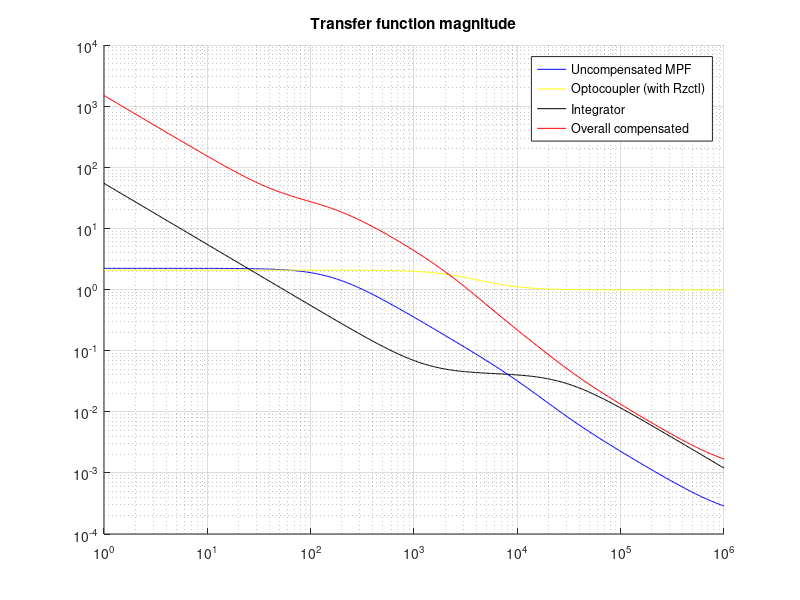
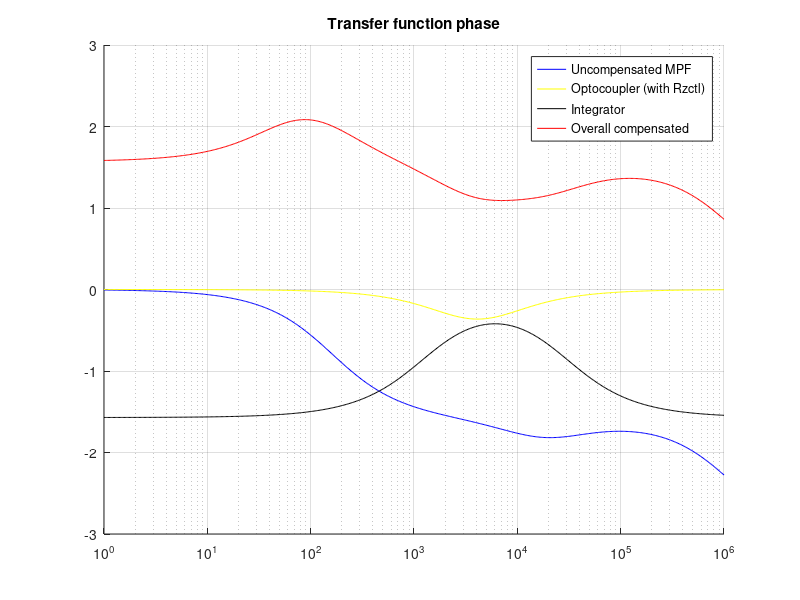

The MATLAB script that drew these images, in order:
%% chosen component values from E48 series if possible

close all
clc
clear
% Input characteristics
Vinmin=36
Vinmax=57

% Nominal and maximum output characteristics
Voutnom=3.3
Ioutmax=0.25

% maximum output ripple 2 %
Vr=Voutnom*0.02

% Controller bias power
Pbiasmax=12*1.2e-3;

% DC output power
Pdcoutmax=Voutnom*Ioutmax;
% Flyback max output power
Poutmax=Pdcoutmax+Pbiasmax;
Rlmin=Voutnom/Ioutmax;
% Min output current/power = 0 (=> DCM)

Mvdcmin=Voutnom/Vinmax;
Mvdcmax=Voutnom/Vinmin;
% target efficiency
etaFB=0.85
% assumed duty cycle at CCM/DCM boundary
Dbmax=0.3

Npsmin=etaFB*Dbmax/((1-Dbmax)*Mvdcmax);
% => 3.9740
% Chosen primary:secondary winding relationship
% (1-10):(2-9):(3-8):(5-4) 1:2.5:0.75:7.5
%  5 V    AUX   3.3   In
Nps=10

%target PWM frequency
freqnom=2e5

% resistor for selecting frequency in control circuit
Rfrs=17250/200;
% => 86.25
Rfrs=86.6e3

% Maximum magnetizing inductance for DCM
Lmmax=Nps^2*Rlmin*(1-Dbmax)^2/(2*freqnom)
% => 0.0016170
% matching PoE trafo: Epcos EFD 15 B
% Chosen input winding inductance
Lp=100e-6

% actual min duty cycle
Dmin=Mvdcmin*sqrt(2*freqnom*Lp/(etaFB*Rlmin))
% actual max duty cycle
Dmax=Mvdcmax*sqrt(2*freqnom*Lp/(etaFB*Rlmin))

% diLmmax for DCM(?)
diLmmax=Nps*Voutnom*(1-Dmin)/(freqnom*Lp)
Idcfbmax=Poutmax/(Vinmin*etaFB)
Ipristep=Idcfbmax/Dmax
Iprimpeak=Ipristep*2

% Maximum device stresses
Ismmax=Dmin*Vinmax/(freqnom*Lp)
Idmmax=Nps*Ismmax
Vdmmax=Vinmax/Nps+Voutnom
% Maximum switch voltage without leakage spike
%Vsmmax=Vinmax+Nps*Voutnom

% Voltage spike at transistor turnoff
% trafo leakage inductance (max)
Ll=3e-6;
% trafo primary winding resistance (max)
Rp=0.05;
% trafo secondary winding resistance (max)
Rs=0.43;
% trafo stray input capacitance (estimated)
Cp=10e-12;

% transistor output capacitonce (Vgs=0, Vds=25)
Coss=27e-12;

omegao=1/sqrt(Ll*(Coss+Cp));
freqring=omegao/(2*pi)
% characteristic impedance of ringing (input) circuit
Zo=sqrt(Ll/(Coss+Cp));
Vspike=Ismmax*Zo
Vsmmax=Vinmax+Nps*Voutnom+Vspike

% ringing power loss
Pring=freqnom*Ll*Ismmax^2/2;

% Output filter capacitors
% assuming rc=20mOhm
rc=20e-3;
Vrcpp=rc*Idmmax;
Vcpp=Vr-Vrcpp;
Cmin=Dmax*Voutnom/(freqnom*Rlmin*Vcpp)


% Power losses
% PMEG2015EPK diode characteristics
Vf=0.42;
Pvf=Vf*Ioutmax;
% conduction power loss (and Vf loss?)
Pf=0.25; % approx @ 1A

% IRLML0100TRPBF transistor characteristics
Qg=2.5e-9;
Rds=235e-3; % max at Vgs=4.5 V


% input RCD snubber network
% limit Vspike to < 15 V
Csn=(Vspike/5)^2*(Coss+Cp);
% =>  1.1647e-08, choose Csn=15 nF
Csn=15e-9
% Rsn for timeconstant 200 times switching freq
Rsn=200/(freqnom*Csn);
% => 6.6667e+04, choose Rsn=64.9 k
Rsn=64.9e3


% input filter capacitance, target Vin ripple 1 V
Vinripple=1;
Cinmin=diLmmax*Dmax/(freqnom*Vinripple)
% => 1.2718e-06, choose Cin=2.2 uF low ESR (X7R)

% max transistor conduction loss
Prdsmax=2*Rds*Dmax*Voutnom^2/(3*freqnom*Lp*Rlmin);
% switching loss
Pswmin=freqnom*Coss*Vinmin^2;
Pswmax=freqnom*Coss*Vinmax^2;
Pfetmin=Prdsmax+Pswmin/2;
Pfetmax=Prdsmax+Pswmax/2;

Prt1max=2*Rp*Dmax*Voutnom^2/(3*freqnom*Lp*Rlmin);
Prt1=2*Rp*Dmin*Voutnom^2/(3*freqnom*Lp*Rlmin);
Prt2=2*Nps*Rs*Voutnom^2/(3*Rlmin)*sqrt(2/(freqnom*Lp*Rlmin));

% Current sense resistor
Vcsmax=0.55;
Rcs=Vcsmax/Ismmax;
% =>  1.7654
Rcs=1.8

Cize=1e-9;
% estimate Rize at 1kHz
Rize=1/(2*pi*Cize*1e3)
% => 1.5915e+05
% Rfbu chosen to be close to Rize
Rfbu=162e3
% TLV431 ref voltage
Vref=1.24;
Rfbl=Vref*Rfbu/(Voutnom-Vref)
% => 9.7515e+04, choose to match standard series
Rfbl=95.3e3

% Op-amp CTR@2ma
CTR=0.85;
Vledopto=1.1;
Iledopto=2e-3;
Vledoptok=Vref+150e-3;
Rob=(Voutnom-Vledopto-Vledoptok)/Iledopto;
% => 405, choose Rob=402
Rob=402

Vzdcmax=1.7;
Vctlmax=Vzdcmax+2*Vcsmax;
Vctlnom=(Vzdcmax+Vctlmax)/2;
Vb=5;
Rctl=(Vb-Vzdcmax)/(Iledopto*CTR)
% => 1941, choose Rctl=2k
Rctl=1.96e3

f=logspace(0,6,500);

% desired loop crossover frequency F0=5.5e3 Hz
F0=5.5e3

% TPS23757 internal CTL to PWM divider
Kctl=2;

% current sense resistor voltage slope
Sn=Vinmin*Rcs/Lp; % [V/s]
% TPS23757 internal slope peak value
Vslope=155e-3;
Se=Vslope*freqnom/Dmin; % [V/s]
% output filter capacitance and ESR
Cof=150e-6
ESRCof=45e-3;

M=Nps*Voutnom/Vinmin;
% power stage pole 1
omegap1=2/(Rlmin*Cof);
fp1=omegap1/(2*pi)
% power stage pole 2
omegap2=2*freqnom*(1/(1+1/M))^2;
fp2=omegap2/(2*pi)
% power stage zero 1
omegaz1=1/(ESRCof*Cof); % LHPZ
fz1=omegaz1/(2*pi)
% power stage zero 2
omegaz2=Nps^2*Rlmin/(M*(1+M)*Lp);
fz2=omegaz2/(2*pi)

Gfb=1/Kctl;
Go=Vinmin*Gfb*sqrt(freqnom*Rlmin/(2*Lp))*1/(Sn+Se);

function MPF=MPF(omega, Go, omegaz1, omegaz2, omegap1, omegap2)
    MPF=Go.*(1+i.*omega./omegaz1).*(1-i.*omega./omegaz2) ...
        ./((1+i.*omega./omegap1).*(1+i.*omega./omegap2));
end

mpfdata=MPF(2*pi.*f, Go, omegaz1, omegaz2, omegap1, omegap2);
absfigh=figure;
hold on
loglog(f, abs(mpfdata), "b;Uncompensated MPF;")
grid on
title "Transfer function magnitude"
argfigh=figure;
hold on
semilogx(f, arg(mpfdata), "b;Uncompensated MPF;")
grid on
title "Transfer function phase"


% Cctl as parameter since that is the unknown
% for simplified transfer function OPTOs set Rzctl = 0
function OPTO=OPTO(omega, Cctl, Rctl, Rzctl, Rob, CTR, Kctl)
    OPTO=Rctl/Rob*CTR.*(1+i.*omega.*Rzctl.*Cctl)./ ...
        (1+i.*omega.*(Rctl+Rzctl).*Cctl).*1/Kctl;
end

Rload=Rlmin;

% Cctl selected to be sufficiently below 1 at F0. Assuming simple
% integrator with no midband gain (Riz=0). Target an initial
% abs(Gmo(2*pi*F0))>0.5-0.8 to estimate Cctl. Cctl must be limited
% to 47 nF or less. Choose abs(Gmo(2*pi*F0))=0.75
absGmotarget=0.75
%absGmo=1.6
Cctl=sqrt(1-(Rctl/Rob*CTR/Kctl* ...
             abs(MPF(2*pi*F0, Go, omegaz1, omegaz2, omegap1, omegap2))/absGmotarget)^2)/ ...
     (2*pi*F0*Rctl)

Cctl=min(47e-9, Cctl);

decades=[1.0 1.2 1.5 1.8 2.2 2.7 3.3 3.9 4.7 5.6 6.8 8.2 10 12 15 18 22 27 33 39 47].*1e-9;
[tmp index] = min(abs(decades-Cctl));
printf("Chosen Cctl within decade boundaries: ")
Cctl=decades(index)

% optodata=OPTO(2*pi.*f, Cctl, Rctl, 0, Rob, CTR, Kctl);
% figure(absfigh)
% loglog(f, abs(optodata), "g;Optocoupler (simple);")
% figure(argfigh)
% semilogx(f, arg(optodata), "g;Optocoupler (simple);")


% For lower output power and voltage designs, a resistor in series
% with CCTL can provide phase boost for
% stability. Target RZCTL ~ RCTL /10).
%Rzctl=249
Rzctl=1780


optodata=OPTO(2*pi.*f, Cctl, Rctl, Rzctl, Rob, CTR, Kctl);
figure(absfigh)
loglog(f, abs(optodata), "y;Optocoupler (with Rzctl);")
figure(argfigh)
semilogx(f, arg(optodata), "y;Optocoupler (with Rzctl);")


% gmodata=abs(MPF(2*pi*f, Go, omegaz1, omegaz2, omegap1, omegap2)).*...
%         OPTO(2*pi.*f, Cctl, Rctl, Rzctl, Rob, CTR, Kctl);
% figure(absfigh)
% loglog(f, abs(gmodata), "c;Gmo;")
% figure(argfigh)
% semilogx(f, arg(gmodata), "c;Gmo;")

absGmoF0=abs(MPF(2*pi*F0, Go, omegaz1, omegaz2, omegap1, omegap2)) ...
         *abs(OPTO(2*pi.*F0, Cctl, Rctl, Rzctl, Rob, CTR, Kctl))

% overall transfer function unity at selected crossover yields Riz
Riz=Rfbu*(1/absGmoF0-1)
Riz=6.81e3
% choose Ciz for a zero 4-5 times below crossover frequency
Ciz=4/(2*pi*Riz*F0)
% => 1.6997e-08
Ciz=18e-9
% Cip for a pole at 10 times F0
Cip=1/(10*pi*Riz*F0)
%=>  8.4985e-10
Cip=820e-12
% integrator stage transfer function
function INT=INT(omega, Riz, Rfbu, Ciz, Cip)
    INT=Riz/Rfbu.*(1+1./(i.*omega.*Riz.*Ciz))./(1+i.*omega.*Riz.*Cip);
end

intdata=INT(2*pi.*f, Riz, Rfbu, Ciz, Cip);
figure(absfigh)
loglog(f, abs(intdata), "k;Integrator;")
figure(argfigh)
semilogx(f, arg(intdata), "k;Integrator;")

% overall flyback transfer function
function FB=FB(omega, Rload, omegaz1, omegaz2, omegap1, omegap2, Cctl, Rctl, Rzctl, Rob, ...
               CTR, Kctl, Riz, Rfbu, Ciz, Cip)
    FB=-MPF(omega, Rload, omegaz1, omegaz2, omegap1, omegap2).* ...
       OPTO(omega, Cctl, Rctl, Rzctl, Rob, CTR, Kctl).* ...
       (INT(omega, Riz, Rfbu, Ciz, Cip)+1);
end

fbdata=FB(2*pi.*f, Rload, omegaz1, omegaz2, omegap1, omegap2, Cctl, Rctl, Rzctl, Rob, CTR, ...
          Kctl, Riz, Rfbu, Ciz, Cip);


% adjusted F0
[tmp index] = min(abs(20*log10(abs(fbdata))-1));
F0=f(index)
FBf0=FB(2*pi.*F0, Rload, omegaz1, omegaz2, omegap1, omegap2, Cctl, Rctl, Rzctl, Rob, CTR, ...
        Kctl, Riz, Rfbu, Ciz, Cip)
phasemargin=arg(FBf0)*180/pi
gainF0=20*log10(abs(FBf0))

figure(absfigh)
loglog(f, abs(fbdata), "r;Overall compensated;")
figure(argfigh)
semilogx(f, arg(fbdata), "r;Overall compensated;")



%%%
% adapter presence optocoupler
Rapb=(12-1.2)/20e-3
% => 540, choose Rapb=590
Rapb_out=(3.3-0.1)/1e-3
% => 3200, choose Rapb_out=3320

%% FIXME: calculate final eta!
